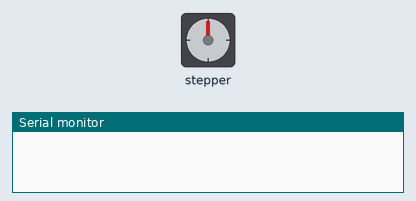
The sketch below on a simulated Arduino Uno, built with avr-gcc and run on an emulated ATmega328P. Shown: stepper motor, the last lines printed to the serial monitor. Stepper angles assume 200 steps per turn.

Above: at 0.15 s.
At 9.8 s:
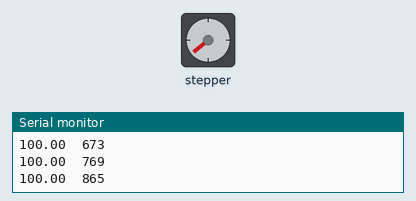
At 19.76 s:
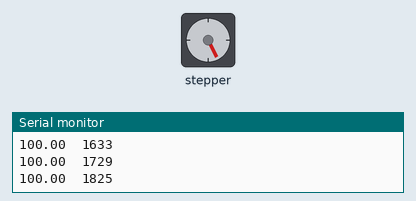
At 39.7 s:
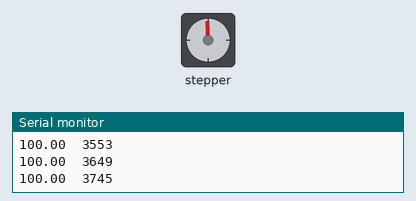
Timing chart, 0 to 40.0 s (numbered marks = the images above):
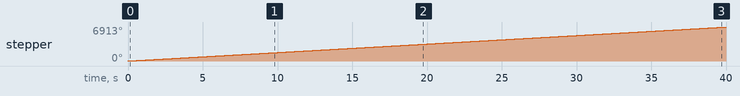

The sketch:

UnoAccelStepperExper_1.ino
```cpp
/*
   Uno sketch to drive a stepper motor using the AccelStepper library.
   Works with a ULN-2003 unipolar stepper driver, or a bipolar, constant voltage motor driver
   such as the L298 or TB6612, or a step/direction constant current driver like the a4988.
   Time to try some experiments!
   10/21/21  --jkl  jlarson@pacifier.com
   1. Use runSpeed to just run at a constant speed.
      Enter a negative speed to run in opposite direction (never mind the documentation).
      Print out speed and position every second. Don't use delay()!
*/
// Include the AccelStepper Library
#include <AccelStepper.h>
#include <elapsedMillis.h>

// Motor Connections (unipolar motor driver)
const int In1 = 8;
const int In2 = 9;
const int In3 = 10;
const int In4 = 11;
// Motor Connections (constant voltage bipolar H-bridge motor driver)
const int AIn1 = 8;
const int AIn2 = 9;
const int BIn1 = 10;
const int BIn2 = 11;
// Motor Connections (constant current, step/direction bipolar motor driver)
const int dirPin = 4;
const int stepPin = 5;

// Creates an instance - Pick the version you want to use and un-comment it. That's the only required change.
//AccelStepper myStepper(AccelStepper::FULL4WIRE, AIn1, AIn2, BIn1, BIn2);  // works for TB6612 (Bipolar, constant voltage, H-Bridge motor driver)
//AccelStepper myStepper(AccelStepper::FULL4WIRE, In1, In3, In2, In4);    // works for ULN2003 (Unipolar motor driver)
AccelStepper myStepper(AccelStepper::DRIVER, stepPin, dirPin);           // works for a4988 (Bipolar, constant current, step/direction driver)

elapsedMillis printTime;    // one second info printout timer.

void setup() {
  Serial.begin(115200);
  // set the maximum speed and initial speed. The initial speed will be the only
  // speed used. No acceleration will happen - only runSpeed is used. Runs forever.
  myStepper.setMaxSpeed(400.0);    // must be equal to or greater than desired speed.
  myStepper.setSpeed(100.0);       // desired speed to run at
  //myStepper.setSpeed(-200.0);    // use this to run in opposite direction
}

void loop() {
  if (printTime >= 1000) {
    printTime = 0;
    float mSpeed = myStepper.speed();
    Serial.print(mSpeed);
    Serial.print("  ");
    Serial.println(myStepper.currentPosition());
  }
      myStepper.runSpeed();
}
```

Measured:
- by itself, stepper: keeps turning clockwise at about 173°/s
